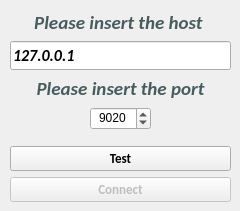
   <widget class="QWidget" name="connectionTab">
    <attribute name="title">
     <string>Connection</string>
    </attribute>
    <widget class="QWidget" name="verticalLayoutWidget_2">
     <property name="geometry">
      <rect>
       <x>10</x>
       <y>10</y>
       <width>221</width>
       <height>192</height>
      </rect>
     </property>
     <layout class="QVBoxLayout" name="verticalLayout_2">
      <item>
       <widget class="QLabel" name="hostLabel">
        <property name="palette">
         <palette>
          <active>
           <colorrole role="WindowText">
            <brush brushstyle="SolidPattern">
             <color alpha="255">
              <red>71</red>
              <green>92</green>
              <blue>94</blue>
             </color>
            </brush>
           </colorrole>
           <colorrole role="Button">
            <brush brushstyle="SolidPattern">
             <color alpha="255">
              <red>176</red>
              <green>191</green>
              <blue>240</blue>
             </color>
            </brush>
           </colorrole>
           <colorrole role="Light">
            <brush brushstyle="SolidPattern">
             <color alpha="255">
              <red>255</red>
              <green>255</green>
              <blue>255</blue>
             </color>
            </brush>
           </colorrole>
           <colorrole role="Midlight">
            <brush brushstyle="SolidPattern">
             <color alpha="255">
              <red>215</red>
              <green>223</green>
              <blue>247</blue>
             </color>
            </brush>
           </colorrole>
           <colorrole role="Dark">
            <brush brushstyle="SolidPattern">
             <color alpha="255">
              <red>88</red>
              <green>95</green>
              <blue>120</blue>
             </color>
            </brush>
           </colorrole>
           <colorrole role="Mid">
            <brush brushstyle="SolidPattern">
             <color alpha="255">
              <red>117</red>
              <green>127</green>
              <blue>160</blue>
             </color>
            </brush>
           </colorrole>
           <colorrole role="Text">
            <brush brushstyle="SolidPattern">
             <color alpha="255">
              <red>0</red>
              <green>0</green>
              <blue>0</blue>
             </color>
            </brush>
           </colorrole>
           <colorrole role="BrightText">
            <brush brushstyle="SolidPattern">
             <color alpha="255">
              <red>255</red>
              <green>255</green>
              <blue>255</blue>
             </color>
            </brush>
           </colorrole>
           <colorrole role="ButtonText">
            <brush brushstyle="SolidPattern">
             <color alpha="255">
              <red>0</red>
              <green>0</green>
              <blue>0</blue>
             </color>
            </brush>
           </colorrole>
           <colorrole role="Base">
            <brush brushstyle="SolidPattern">
             <color alpha="255">
              <red>255</red>
              <green>255</green>
              <blue>255</blue>
             </color>
            </brush>
           </colorrole>
           <colorrole role="Window">
            <brush brushstyle="SolidPattern">
             <color alpha="255">
              <red>176</red>
              <green>191</green>
              <blue>240</blue>
             </color>
            </brush>
           </colorrole>
           <colorrole role="Shadow">
            <brush brushstyle="SolidPattern">
             <color alpha="255">
              <red>0</red>
              <green>0</green>
              <blue>0</blue>
             </color>
            </brush>
           </colorrole>
           <colorrole role="AlternateBase">
            <brush brushstyle="SolidPattern">
             <color alpha="255">
              <red>215</red>
              <green>223</green>
              <blue>247</blue>
             </color>
            </brush>
           </colorrole>
           <colorrole role="ToolTipBase">
            <brush brushstyle="SolidPattern">
             <color alpha="255">
              <red>255</red>
              <green>255</green>
              <blue>220</blue>
             </color>
            </brush>
           </colorrole>
           <colorrole role="ToolTipText">
            <brush brushstyle="SolidPattern">
             <color alpha="255">
              <red>0</red>
              <green>0</green>
              <blue>0</blue>
             </color>
            </brush>
           </colorrole>
          </active>
          <inactive>
           <colorrole role="WindowText">
            <brush brushstyle="SolidPattern">
             <color alpha="255">
              <red>71</red>
              <green>92</green>
              <blue>94</blue>
             </color>
            </brush>
           </colorrole>
           <colorrole role="Button">
            <brush brushstyle="SolidPattern">
             <color alpha="255">
              <red>176</red>
              <green>191</green>
              <blue>240</blue>
             </color>
            </brush>
           </colorrole>
           <colorrole role="Light">
            <brush brushstyle="SolidPattern">
             <color alpha="255">
              <red>255</red>
              <green>255</green>
              <blue>255</blue>
             </color>
            </brush>
           </colorrole>
           <colorrole role="Midlight">
            <brush brushstyle="SolidPattern">
             <color alpha="255">
              <red>215</red>
              <green>223</green>
              <blue>247</blue>
             </color>
            </brush>
           </colorrole>
           <colorrole role="Dark">
            <brush brushstyle="SolidPattern">
             <color alpha="255">
              <red>88</red>
              <green>95</green>
              <blue>120</blue>
             </color>
            </brush>
           </colorrole>
           <colorrole role="Mid">
            <brush brushstyle="SolidPattern">
             <color alpha="255">
              <red>117</red>
              <green>127</green>
              <blue>160</blue>
             </color>
            </brush>
           </colorrole>
           <colorrole role="Text">
            <brush brushstyle="SolidPattern">
             <color alpha="255">
              <red>0</red>
              <green>0</green>
              <blue>0</blue>
             </color>
            </brush>
           </colorrole>
           <colorrole role="BrightText">
            <brush brushstyle="SolidPattern">
             <color alpha="255">
              <red>255</red>
              <green>255</green>
              <blue>255</blue>
             </color>
            </brush>
           </colorrole>
           <colorrole role="ButtonText">
            <brush brushstyle="SolidPattern">
             <color alpha="255">
              <red>0</red>
              <green>0</green>
              <blue>0</blue>
             </color>
            </brush>
           </colorrole>
           <colorrole role="Base">
            <brush brushstyle="SolidPattern">
             <color alpha="255">
              <red>255</red>
              <green>255</green>
              <blue>255</blue>
             </color>
            </brush>
           </colorrole>
           <colorrole role="Window">
            <brush brushstyle="SolidPattern">
             <color alpha="255">
              <red>176</red>
              <green>191</green>
              <blue>240</blue>
             </color>
            </brush>
           </colorrole>
           <colorrole role="Shadow">
            <brush brushstyle="SolidPattern">
             <color alpha="255">
              <red>0</red>
              <green>0</green>
              <blue>0</blue>
             </color>
            </brush>
           </colorrole>
           <colorrole role="AlternateBase">
            <brush brushstyle="SolidPattern">
             <color alpha="255">
              <red>215</red>
              <green>223</green>
              <blue>247</blue>
             </color>
            </brush>
           </colorrole>
           <colorrole role="ToolTipBase">
            <brush brushstyle="SolidPattern">
             <color alpha="255">
              <red>255</red>
              <green>255</green>
              <blue>220</blue>
             </color>
            </brush>
           </colorrole>
           <colorrole role="ToolTipText">
            <brush brushstyle="SolidPattern">
             <color alpha="255">
              <red>0</red>
              <green>0</green>
              <blue>0</blue>
             </color>
            </brush>
           </colorrole>
          </inactive>
          <disabled>
           <colorrole role="WindowText">
            <brush brushstyle="SolidPattern">
             <color alpha="255">
              <red>88</red>
              <green>95</green>
              <blue>120</blue>
             </color>
            </brush>
           </colorrole>
           <colorrole role="Button">
            <brush brushstyle="SolidPattern">
             <color alpha="255">
              <red>176</red>
              <green>191</green>
              <blue>240</blue>
             </color>
            </brush>
           </colorrole>
           <colorrole role="Light">
            <brush brushstyle="SolidPattern">
             <color alpha="255">
              <red>255</red>
              <green>255</green>
              <blue>255</blue>
             </color>
            </brush>
           </colorrole>
           <colorrole role="Midlight">
            <brush brushstyle="SolidPattern">
             <color alpha="255">
              <red>215</red>
              <green>223</green>
              <blue>247</blue>
             </color>
            </brush>
           </colorrole>
           <colorrole role="Dark">
            <brush brushstyle="SolidPattern">
             <color alpha="255">
              <red>88</red>
              <green>95</green>
              <blue>120</blue>
             </color>
            </brush>
           </colorrole>
           <colorrole role="Mid">
            <brush brushstyle="SolidPattern">
             <color alpha="255">
              <red>117</red>
              <green>127</green>
              <blue>160</blue>
             </color>
            </brush>
           </colorrole>
           <colorrole role="Text">
            <brush brushstyle="SolidPattern">
             <color alpha="255">
              <red>88</red>
              <green>95</green>
              <blue>120</blue>
             </color>
            </brush>
           </colorrole>
           <colorrole role="BrightText">
            <brush brushstyle="SolidPattern">
             <color alpha="255">
              <red>255</red>
              <green>255</green>
              <blue>255</blue>
             </color>
            </brush>
           </colorrole>
           <colorrole role="ButtonText">
            <brush brushstyle="SolidPattern">
             <color alpha="255">
              <red>88</red>
              <green>95</green>
              <blue>120</blue>
             </color>
            </brush>
           </colorrole>
           <colorrole role="Base">
            <brush brushstyle="SolidPattern">
             <color alpha="255">
              <red>176</red>
              <green>191</green>
              <blue>240</blue>
             </color>
            </brush>
           </colorrole>
           <colorrole role="Window">
            <brush brushstyle="SolidPattern">
             <color alpha="255">
              <red>176</red>
              <green>191</green>
              <blue>240</blue>
             </color>
            </brush>
           </colorrole>
           <colorrole role="Shadow">
            <brush brushstyle="SolidPattern">
             <color alpha="255">
              <red>0</red>
              <green>0</green>
              <blue>0</blue>
             </color>
            </brush>
           </colorrole>
           <colorrole role="AlternateBase">
            <brush brushstyle="SolidPattern">
             <color alpha="255">
              <red>176</red>
              <green>191</green>
              <blue>240</blue>
             </color>
            </brush>
           </colorrole>
           <colorrole role="ToolTipBase">
            <brush brushstyle="SolidPattern">
             <color alpha="255">
              <red>255</red>
              <green>255</green>
              <blue>220</blue>
             </color>
            </brush>
           </colorrole>
           <colorrole role="ToolTipText">
            <brush brushstyle="SolidPattern">
             <color alpha="255">
              <red>0</red>
              <green>0</green>
              <blue>0</blue>
             </color>
            </brush>
           </colorrole>
          </disabled>
         </palette>
        </property>
        <property name="font">
         <font>
          <family>Calibri</family>
          <pointsize>14</pointsize>
          <weight>75</weight>
          <italic>true</italic>
          <bold>true</bold>
         </font>
        </property>
        <property name="text">
         <string>Please insert the host </string>
        </property>
        <property name="textFormat">
         <enum>Qt::AutoText</enum>
        </property>
        <property name="scaledContents">
         <bool>false</bool>
        </property>
        <property name="alignment">
         <set>Qt::AlignHCenter|Qt::AlignTop</set>
        </property>
        <property name="wordWrap">
         <bool>false</bool>
        </property>
       </widget>
      </item>
      <item>
       <widget class="QLineEdit" name="hostInput">
        <property name="font">
         <font>
          <family>Calibri</family>
          <pointsize>12</pointsize>
          <weight>75</weight>
          <italic>true</italic>
          <bold>true</bold>
         </font>
        </property>
        <property name="text">
         <string>127.0.0.1</string>
        </property>
       </widget>
      </item>
      <item>
       <widget class="QLabel" name="portLabel">
        <property name="palette">
         <palette>
          <active>
           <colorrole role="WindowText">
            <brush brushstyle="SolidPattern">
             <color alpha="255">
              <red>71</red>
              <green>92</green>
              <blue>94</blue>
             </color>
            </brush>
           </colorrole>
           <colorrole role="Button">
            <brush brushstyle="SolidPattern">
             <color alpha="255">
              <red>176</red>
              <green>191</green>
              <blue>240</blue>
             </color>
            </brush>
           </colorrole>
           <colorrole role="Light">
            <brush brushstyle="SolidPattern">
             <color alpha="255">
              <red>255</red>
              <green>255</green>
              <blue>255</blue>
             </color>
            </brush>
           </colorrole>
           <colorrole role="Midlight">
            <brush brushstyle="SolidPattern">
             <color alpha="255">
              <red>215</red>
              <green>223</green>
              <blue>247</blue>
             </color>
            </brush>
           </colorrole>
           <colorrole role="Dark">
            <brush brushstyle="SolidPattern">
             <color alpha="255">
              <red>88</red>
              <green>95</green>
              <blue>120</blue>
             </color>
            </brush>
           </colorrole>
           <colorrole role="Mid">
            <brush brushstyle="SolidPattern">
             <color alpha="255">
              <red>117</red>
              <green>127</green>
              <blue>160</blue>
             </color>
            </brush>
           </colorrole>
           <colorrole role="Text">
            <brush brushstyle="SolidPattern">
             <color alpha="255">
              <red>0</red>
              <green>0</green>
              <blue>0</blue>
             </color>
            </brush>
           </colorrole>
           <colorrole role="BrightText">
            <brush brushstyle="SolidPattern">
             <color alpha="255">
              <red>255</red>
              <green>255</green>
              <blue>255</blue>
             </color>
            </brush>
           </colorrole>
           <colorrole role="ButtonText">
            <brush brushstyle="SolidPattern">
             <color alpha="255">
              <red>0</red>
              <green>0</green>
              <blue>0</blue>
             </color>
            </brush>
           </colorrole>
           <colorrole role="Base">
            <brush brushstyle="SolidPattern">
             <color alpha="255">
              <red>255</red>
              <green>255</green>
              <blue>255</blue>
             </color>
            </brush>
           </colorrole>
           <colorrole role="Window">
            <brush brushstyle="SolidPattern">
             <color alpha="255">
              <red>176</red>
              <green>191</green>
              <blue>240</blue>
             </color>
            </brush>
           </colorrole>
           <colorrole role="Shadow">
            <brush brushstyle="SolidPattern">
             <color alpha="255">
              <red>0</red>
              <green>0</green>
              <blue>0</blue>
             </color>
            </brush>
           </colorrole>
           <colorrole role="AlternateBase">
            <brush brushstyle="SolidPattern">
             <color alpha="255">
              <red>215</red>
              <green>223</green>
              <blue>247</blue>
             </color>
            </brush>
           </colorrole>
           <colorrole role="ToolTipBase">
            <brush brushstyle="SolidPattern">
             <color alpha="255">
              <red>255</red>
              <green>255</green>
              <blue>220</blue>
             </color>
            </brush>
           </colorrole>
           <colorrole role="ToolTipText">
            <brush brushstyle="SolidPattern">
             <color alpha="255">
              <red>0</red>
              <green>0</green>
              <blue>0</blue>
             </color>
            </brush>
           </colorrole>
          </active>
          <inactive>
           <colorrole role="WindowText">
            <brush brushstyle="SolidPattern">
             <color alpha="255">
              <red>71</red>
              <green>92</green>
              <blue>94</blue>
             </color>
            </brush>
           </colorrole>
           <colorrole role="Button">
            <brush brushstyle="SolidPattern">
             <color alpha="255">
              <red>176</red>
              <green>191</green>
              <blue>240</blue>
             </color>
            </brush>
           </colorrole>
           <colorrole role="Light">
            <brush brushstyle="SolidPattern">
             <color alpha="255">
              <red>255</red>
              <green>255</green>
              <blue>255</blue>
             </color>
            </brush>
           </colorrole>
           <colorrole role="Midlight">
            <brush brushstyle="SolidPattern">
             <color alpha="255">
              <red>215</red>
              <green>223</green>
              <blue>247</blue>
             </color>
            </brush>
           </colorrole>
           <colorrole role="Dark">
            <brush brushstyle="SolidPattern">
             <color alpha="255">
              <red>88</red>
              <green>95</green>
              <blue>120</blue>
             </color>
            </brush>
           </colorrole>
           <colorrole role="Mid">
            <brush brushstyle="SolidPattern">
             <color alpha="255">
              <red>117</red>
              <green>127</green>
              <blue>160</blue>
             </color>
            </brush>
           </colorrole>
           <colorrole role="Text">
            <brush brushstyle="SolidPattern">
             <color alpha="255">
              <red>0</red>
              <green>0</green>
              <blue>0</blue>
             </color>
            </brush>
           </colorrole>
           <colorrole role="BrightText">
            <brush brushstyle="SolidPattern">
             <color alpha="255">
              <red>255</red>
              <green>255</green>
              <blue>255</blue>
             </color>
            </brush>
           </colorrole>
           <colorrole role="ButtonText">
            <brush brushstyle="SolidPattern">
             <color alpha="255">
              <red>0</red>
              <green>0</green>
              <blue>0</blue>
             </color>
            </brush>
           </colorrole>
           <colorrole role="Base">
            <brush brushstyle="SolidPattern">
             <color alpha="255">
              <red>255</red>
              <green>255</green>
              <blue>255</blue>
             </color>
            </brush>
           </colorrole>
           <colorrole role="Window">
            <brush brushstyle="SolidPattern">
             <color alpha="255">
              <red>176</red>
              <green>191</green>
              <blue>240</blue>
             </color>
            </brush>
           </colorrole>
           <colorrole role="Shadow">
            <brush brushstyle="SolidPattern">
             <color alpha="255">
              <red>0</red>
              <green>0</green>
              <blue>0</blue>
             </color>
            </brush>
           </colorrole>
           <colorrole role="AlternateBase">
            <brush brushstyle="SolidPattern">
             <color alpha="255">
              <red>215</red>
              <green>223</green>
              <blue>247</blue>
             </color>
            </brush>
           </colorrole>
           <colorrole role="ToolTipBase">
            <brush brushstyle="SolidPattern">
             <color alpha="255">
              <red>255</red>
              <green>255</green>
              <blue>220</blue>
             </color>
            </brush>
           </colorrole>
           <colorrole role="ToolTipText">
            <brush brushstyle="SolidPattern">
             <color alpha="255">
              <red>0</red>
              <green>0</green>
              <blue>0</blue>
             </color>
            </brush>
           </colorrole>
          </inactive>
          <disabled>
           <colorrole role="WindowText">
            <brush brushstyle="SolidPattern">
             <color alpha="255">
              <red>88</red>
              <green>95</green>
              <blue>120</blue>
             </color>
            </brush>
           </colorrole>
           <colorrole role="Button">
            <brush brushstyle="SolidPattern">
             <color alpha="255">
              <red>176</red>
              <green>191</green>
              <blue>240</blue>
             </color>
            </brush>
           </colorrole>
           <colorrole role="Light">
            <brush brushstyle="SolidPattern">
             <color alpha="255">
              <red>255</red>
              <green>255</green>
              <blue>255</blue>
             </color>
            </brush>
           </colorrole>
           <colorrole role="Midlight">
            <brush brushstyle="SolidPattern">
             <color alpha="255">
              <red>215</red>
              <green>223</green>
              <blue>247</blue>
             </color>
            </brush>
           </colorrole>
           <colorrole role="Dark">
            <brush brushstyle="SolidPattern">
             <color alpha="255">
              <red>88</red>
              <green>95</green>
              <blue>120</blue>
             </color>
            </brush>
           </colorrole>
           <colorrole role="Mid">
            <brush brushstyle="SolidPattern">
             <color alpha="255">
              <red>117</red>
              <green>127</green>
              <blue>160</blue>
             </color>
            </brush>
           </colorrole>
           <colorrole role="Text">
            <brush brushstyle="SolidPattern">
             <color alpha="255">
              <red>88</red>
              <green>95</green>
              <blue>120</blue>
             </color>
            </brush>
           </colorrole>
           <colorrole role="BrightText">
            <brush brushstyle="SolidPattern">
             <color alpha="255">
              <red>255</red>
              <green>255</green>
              <blue>255</blue>
             </color>
            </brush>
           </colorrole>
           <colorrole role="ButtonText">
            <brush brushstyle="SolidPattern">
             <color alpha="255">
              <red>88</red>
              <green>95</green>
              <blue>120</blue>
             </color>
            </brush>
           </colorrole>
           <colorrole role="Base">
            <brush brushstyle="SolidPattern">
             <color alpha="255">
              <red>176</red>
              <green>191</green>
              <blue>240</blue>
             </color>
            </brush>
           </colorrole>
           <colorrole role="Window">
            <brush brushstyle="SolidPattern">
             <color alpha="255">
              <red>176</red>
              <green>191</green>
              <blue>240</blue>
             </color>
            </brush>
           </colorrole>
           <colorrole role="Shadow">
            <brush brushstyle="SolidPattern">
             <color alpha="255">
              <red>0</red>
              <green>0</green>
              <blue>0</blue>
             </color>
            </brush>
           </colorrole>
           <colorrole role="AlternateBase">
            <brush brushstyle="SolidPattern">
             <color alpha="255">
              <red>176</red>
              <green>191</green>
              <blue>240</blue>
             </color>
            </brush>
           </colorrole>
           <colorrole role="ToolTipBase">
            <brush brushstyle="SolidPattern">
             <color alpha="255">
              <red>255</red>
              <green>255</green>
              <blue>220</blue>
             </color>
            </brush>
           </colorrole>
           <colorrole role="ToolTipText">
            <brush brushstyle="SolidPattern">
             <color alpha="255">
              <red>0</red>
              <green>0</green>
              <blue>0</blue>
             </color>
            </brush>
           </colorrole>
          </disabled>
         </palette>
        </property>
        <property name="font">
         <font>
          <family>Calibri</family>
          <pointsize>14</pointsize>
          <weight>75</weight>
          <italic>true</italic>
          <bold>true</bold>
         </font>
        </property>
        <property name="text">
         <string>Please insert the port</string>
        </property>
        <property name="textFormat">
         <enum>Qt::AutoText</enum>
        </property>
        <property name="scaledContents">
         <bool>false</bool>
        </property>
        <property name="alignment">
         <set>Qt::AlignHCenter|Qt::AlignTop</set>
        </property>
        <property name="wordWrap">
         <bool>false</bool>
        </property>
       </widget>
      </item>
      <item>
       <layout class="QHBoxLayout" name="horizontalLayout">
        <item>
         <spacer name="horizontalSpacer">
          <property name="orientation">
           <enum>Qt::Horizontal</enum>
          </property>
          <property name="sizeHint" stdset="0">
           <size>
            <width>40</width>
            <height>20</height>
           </size>
          </property>
         </spacer>
        </item>
        <item>
         <widget class="QSpinBox" name="portInput">
          <property name="alignment">
           <set>Qt::AlignHCenter|Qt::AlignTop</set>
          </property>
          <property name="maximum">
           <number>64000</number>
          </property>
          <property name="value">
           <number>9020</number>
          </property>
         </widget>
        </item>
        <item>
         <spacer name="horizontalSpacer_2">
          <property name="orientation">
           <enum>Qt::Horizontal</enum>
          </property>
          <property name="sizeHint" stdset="0">
           <size>
            <width>40</width>
            <height>20</height>
           </size>
          </property>
         </spacer>
        </item>
       </layout>
      </item>
      <item>
       <spacer name="verticalSpacer_4">
        <property name="orientation">
         <enum>Qt::Vertical</enum>
        </property>
        <property name="sizeHint" stdset="0">
         <size>
          <width>20</width>
          <height>10</height>
         </size>
        </property>
       </spacer>
      </item>
      <item>
       <widget class="QPushButton" name="testconButton">
        <property name="enabled">
         <bool>true</bool>
        </property>
        <property name="font">
         <font>
          <family>Calibri</family>
          <pointsize>10</pointsize>
          <weight>75</weight>
          <bold>true</bold>
         </font>
        </property>
        <property name="toolTip">
         <string>Please insert hostname and port first.</string>
        </property>
        <property name="text">
         <string>Test</string>
        </property>
       </widget>
      </item>
      <item>
       <widget class="QPushButton" name="makeconButton">
        <property name="enabled">
         <bool>false</bool>
        </property>
        <property name="font">
         <font>
          <family>Calibri</family>
          <pointsize>10</pointsize>
          <weight>75</weight>
          <bold>true</bold>
         </font>
        </property>
        <property name="toolTip">
         <string>You first have to check your connection.</string>
        </property>
        <property name="text">
         <string>Connect</string>
        </property>
        <property name="flat">
         <bool>false</bool>
        </property>
       </widget>
      </item>
     </layout>
    </widget>
   </widget>
